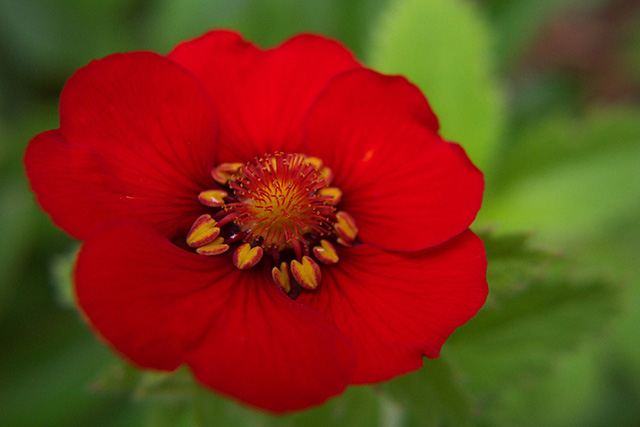
#> input picture photo001.jpg, 640 x 427 px
$ jupyter execute --allow-errors Manipulacao_Imagens.ipynb   (older library calls are emulated)
#> lines starting #> are read from the running program, lines starting #| are printed output that depends on the picture
[cell 1]
import numpy as np
import pandas as pd
from matplotlib import pyplot as plt
from collections import defaultdict
from scipy.io import loadmat  # this is the SciPy module that loads mat-files
from functools import partial
import random

#import cv2
from PIL import Image
import matplotlib.image as mpimg
from scipy.spatial.distance import cdist

#### Carregar as fotos
Carrega a foto, reescalona (resize) e retorna o seu formato em RGB.

[cell 2]
def photo_open(filename, rescale=1):
#> called with filename = 'photo001.jpg', rescale = 1
    photo = Image.open(filename)
#> photo is the input picture: PIL image 640x427 RGB; mean R, G, B 120, 55.1, 23
    photo = photo.convert('RGB')
    #Altera o tamanho da imagem
    photo =photo.resize( ( int(photo.size[0]/rescale), int(photo.size[1]/rescale) ), Image.ANTIALIAS)
    return photo

#### Carregar os pixels RGB da imagem

retorna um DataFrame com as coordenadas RGB da imagem.

[cell 3]
# [8 lines left out: function pick_pixels, not called in this run]

#### Colorir a imagem
Colore a imagem com as respectivas cores dos centroides.

[cell 4]
# [13 lines left out: function coloring, not called in this run]

### Exemplo de Fluxo de Execução
Isto deve ser feito para cada imagem

[cell 5]
# código exemplo
photo = photo_open('photo001.jpg')
#pixels = pick_pixels(photo)
# labels, centers = KMeans(k = 4)     ....  chama o KMeans ou Fuzzy-CMeans
#photo = coloring(photo, labels, centers)

photo

[cell 6]
def coloring2(photo):#, labels, centers):
    n, m = photo.size #232324 X 3
#> n = 640; m = 427
    pixels = photo.load()

    for i in range(n):
        for j in range(m):
            #numb é algum valore entre 0 e 255
            #numb = [int(number) for number in centers[labels[i*m + j]] ]

            #O pixel corrente recebe a cor do cluster
            pixels[i,j]= 255
    return photo

photo = coloring2(photo)
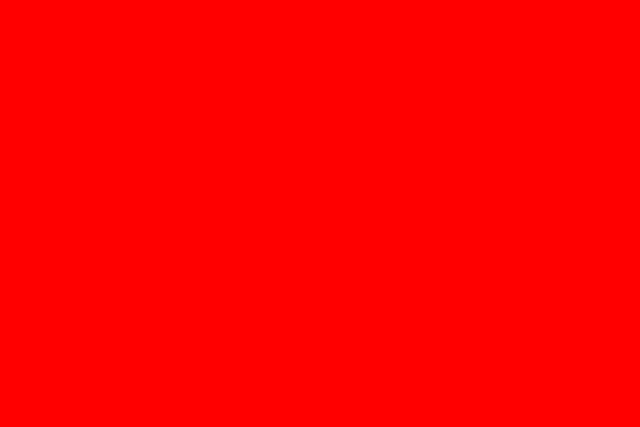
#> photo: PIL image 640x427 RGB; mean R, G, B 255, 0, 0
photo
